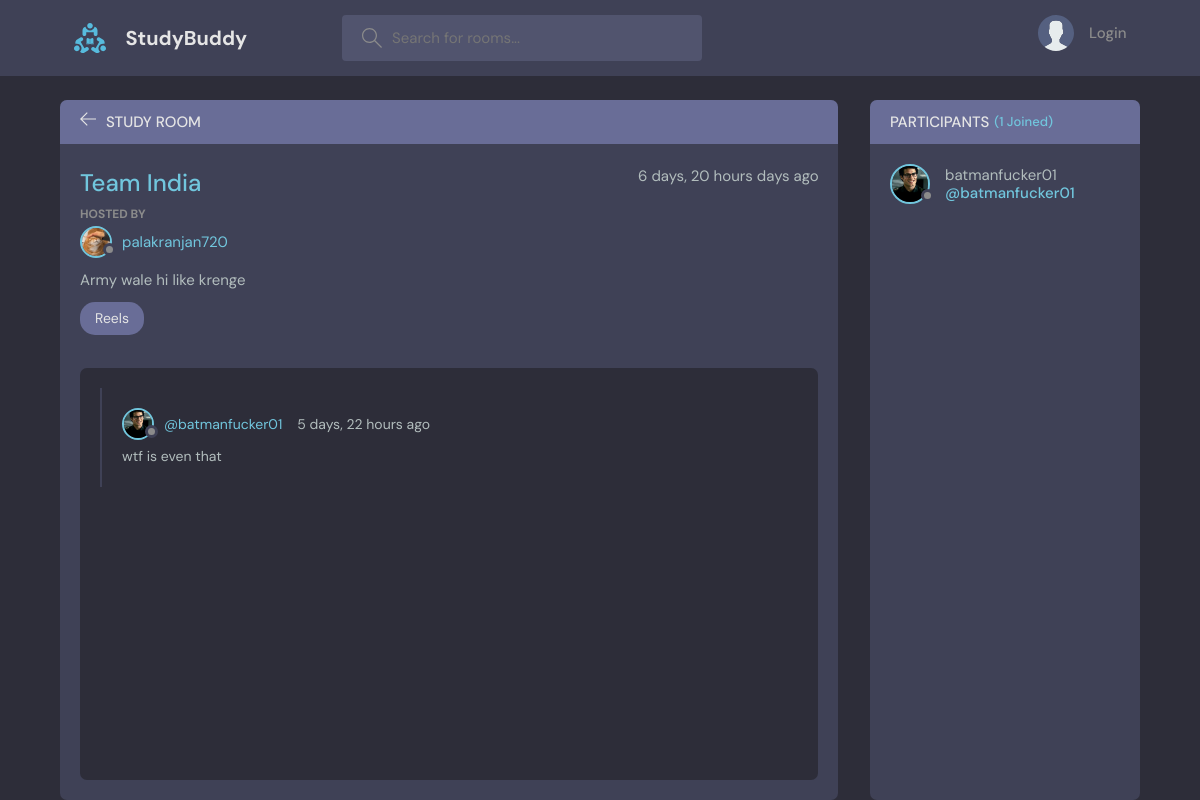
Page /cuck/2/ on the earlier database version.
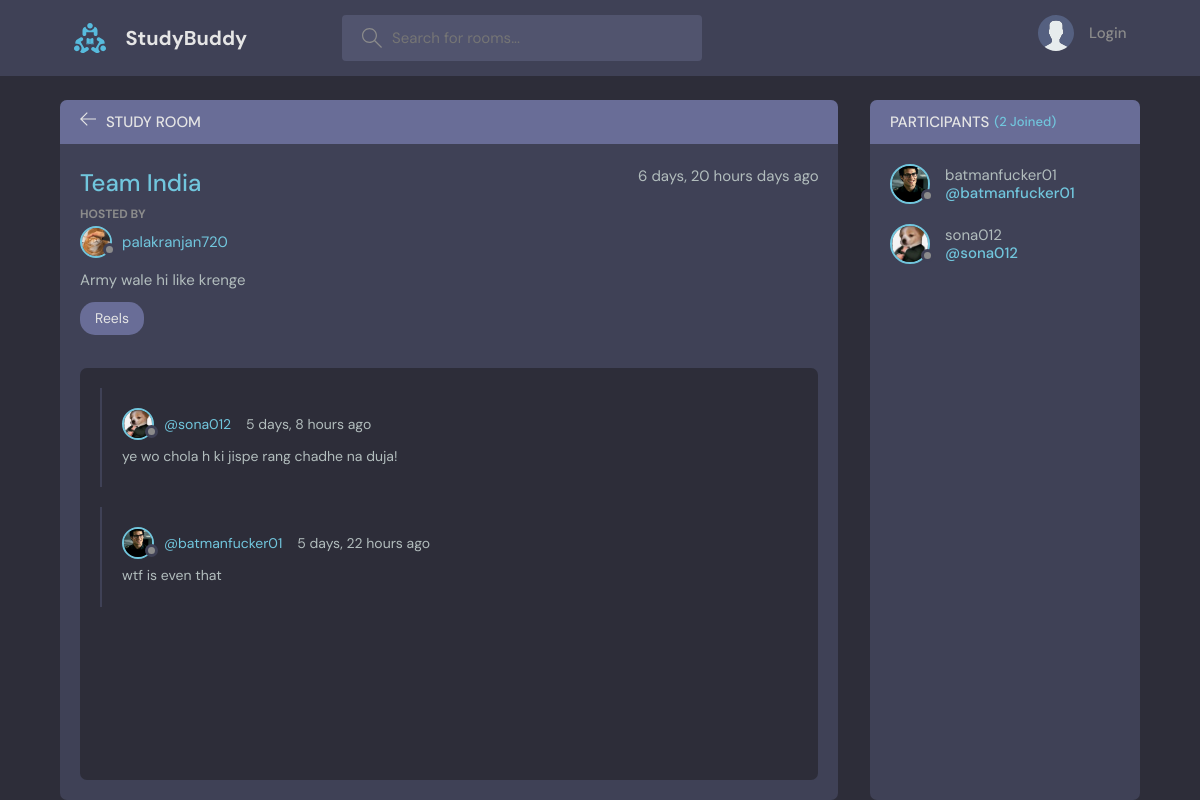
Same page on the later database version.
### base/models.py (models this page shows, shortened)
class Room(models.Model):
    host=models.ForeignKey(User,on_delete=models.SET_NULL,null=True)
    topic=models.ForeignKey(topic,on_delete=models.SET_NULL,null=True)
    name=models.CharField(max_length=150)
    description=models.TextField(null=True,blank=True)
    members=models.ManyToManyField(User,related_name='member',blank=True)
    updated=models.DateTimeField(auto_now=True)
    created=models.DateTimeField(auto_now_add=True)
    class Meta:
        ordering=['-updated','-created']

class User(AbstractUser):
    name=models.CharField(max_length=200,null=True)
    bio=models.TextField(null=True)
    email=models.CharField(unique=True)
    avatar=models.ImageField(null=True,default='avatar.svg')
    USERNAME_FIELD='email'
    REQUIRED_FIELDS=[]

class topic(models.Model):
    name=models.CharField(max_length=150)
    def __str__(self):
        return self.name

class message(models.Model):
    user=models.ForeignKey(User,on_delete=models.CASCADE)
    room=models.ForeignKey(Room,on_delete=models.SET_NULL,null=True)
    body=models.TextField()
    edit=models.BooleanField(default=False)
    updated=models.DateTimeField(auto_now=True)
    created=models.DateTimeField(auto_now_add=True)
    class Meta:
        ordering=['-updated','-created']

### base/views.py (the view, shortened to what this page needs)
# urls.py: path('cuck/<str:pk>/',views.room,name="room"),
def room(request,pk):
    edit=False
    rooom=Room.objects.get(id=pk)
    q=request.GET.get('q','')
    if q == 'join':
        rooom.members.add(request.user)
    Messages=message.objects.filter(room=rooom).order_by('-created')
    message_count=Messages.count()
    members=rooom.members.all()
    context={'room':rooom,
             'messagus':Messages,
             'message_count':message_count,
             'members':members}
    return render(request,'room.html',context)

### template/room.html (shortened to what this page needs)
{% extends 'main.html' %}
{% block content %}
    <main class="profile-page layout layout--2">
      <div class="container">
        <div class="room">
          <div class="room__top">
            <div class="room__topLeft">
              <a href="{% url 'home' %}">
                <svg version="1.1" xmlns="http://www.w3.org/2000/svg" width="32" height="32" viewBox="0 0 32 32">
                  <title>arrow-left</title>
                  <path
                    d="M13.723 2.286l-13.723 13.714 13.719 13.714 1.616-1.611-10.96-10.96h27.625v-2.286h-27.625l10.965-10.965-1.616-1.607z"
                  ></path>
                </svg>
              </a>
              <h3>Study Room</h3>
            </div>
          </div>
          <div class="room__box scroll">
            <div class="room__header scroll">
              <div class="room__info">
                <h3>{{room.name}}</h3>
                <span>{{room.created | timesince}} days ago</span>
              </div>
              <div class="room__hosted">
                <p>Hosted By</p>
                <a href="{% url 'userProfile' room.host.id %}" class="room__author">
                  <div class="avatar avatar--small">
                    <img src="{{room.host.avatar.url}}" />
                  </div>
                  <span>{{room.host.username}}</span>
                </a>
              </div>
              <div class="room__details">
                {{room.description}}
              </div>
              <span class="room__topics">{{room.topic}}</span>
            </div>
            <div class="room__conversation">
              <div class="threads scroll">
                {% for message in messagus %}
                <div class="thread">
                  <div class="thread__top">
                    <div class="thread__author">
                <a href="{% url 'userProfile' message.user.id %}" class="thread__authorInfo">
                        <div class="avatar avatar--small">
                          <img src="{{message.user.avatar.url}}" />
                        </div>
                        <span>@{{message.user.username}}</span>
                      </a>
                      <span class="thread__date">{{message.created | timesince}} ago</span>
                    </div>
                  </div>
                  <div class="thread__details">
                    {{message.body}}
                  </div>
                </div>
                {% endfor %}
              </div>
            </div>
          </div>
        </div>
        <div class="participants">
          <h3 class="participants__top">Participants <span>({{members.count}} Joined)</span></h3>
          <div class="participants__list scroll">
            {% for user in members %}
            <a href="{% url 'userProfile' user.id %}" class="participant">
              <div class="avatar avatar--medium">
                <img src="{{user.avatar.url}}" />
              </div>
              <p>
                {{user.username}}
                <span>@{{user.username}}</span>
              </p>
            </a>
            {% endfor %}
          </div>
        </div>
      </div>
    </main>
{% endblock %}

### template/main.html (shortened to what this page needs)
<!DOCTYPE html>
{% load static %}
<html lang="en">
  <head>
    <link rel="stylesheet" href="{% static 'style/style.css' %}" />
  </head>
  <body>
    {% include 'navbar.html' %}
    {% block content %}
    {% endblock %}
  </body>
</html>

### template/navbar.html (shortened to what this page needs)
{% load static %}
<header class="header header--loggedIn">
      <div class="container">
        <a href="{% url 'home' %}" class="header__logo">
          <img src="{% static 'images/logo.svg' %}" />
          <h1>StudyBuddy</h1>
        </a>
        <form class="header__search" method="get" action="{% url 'home' %}">
          <label>
            <input name="q" placeholder="Search for rooms..." />
          </label>
        </form>
        <nav class="header__menu">
          {% if request.user.is_authenticated %}
          <div class="header__user">
            <a href="{% url 'userProfile' request.user.id %}">
              <div class="avatar avatar--medium active">
                <img src="{{request.user.avatar.url}}" />
              </div>
              <p>{{request.user.name}} <span>{{request.user}}</span></p>
            </a>
            <button class="dropdown-button">
              <svg version="1.1" xmlns="http://www.w3.org/2000/svg" width="32" height="32" viewBox="0 0 32 32">
                <title>chevron-down</title>
                <path d="M16 21l-13-13h-3l16 16 16-16h-3l-13 13z"></path>
              </svg>
            </button>
          </div>
          {% else %}
          <a href="{% url 'login' %}">
            <img src="{% static 'images/avatar.svg' %}" />
            <p>Login</p>
          </a>
            {% endif %}
        </nav>
      </div>
    </header>

Differences in the rows shown:
added message: user.avatar (picture), user.username "sona012", created "5 days, 8 hours", body "ye wo chola h ki jispe rang chadhe na duja!"
added User: avatar (picture), username "sona012"
Other differences:
{{ members.count }}: "1" → "2"
